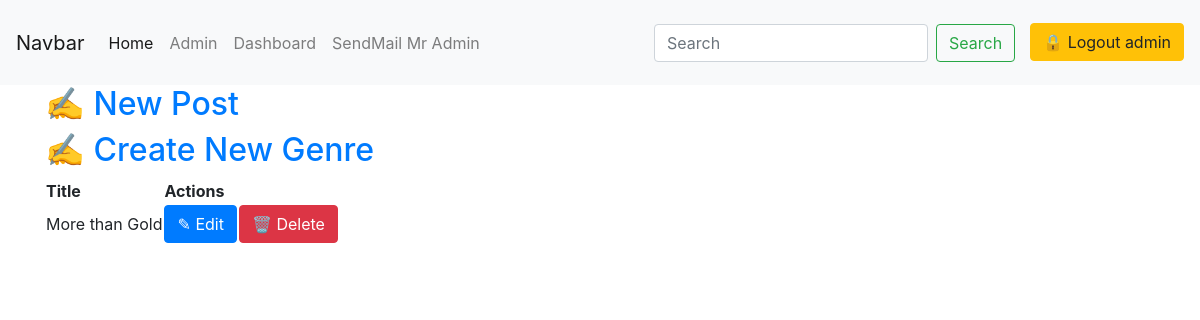
/books/dashboard/ (signed in), run on an earlier commit of the app's database.
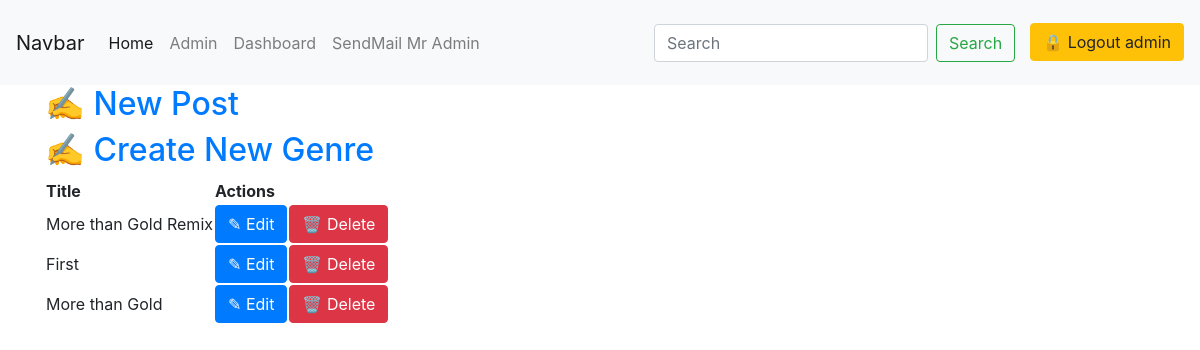
And on a later commit of the database.
### book_app/models.py (models this page shows, shortened)
class Book(models.Model):
    title = models.CharField(max_length=100)
    slug = models.SlugField()
    author = models.ForeignKey(User, on_delete=models.CASCADE)
    context = models.TextField()
    release_year = models.DateTimeField(auto_now_add=True)
    count = models.PositiveIntegerField(default=0)
    genre = models.ForeignKey(Genre, on_delete=models.CASCADE)
    image = models.ImageField(upload_to='profile_pics')
    class Meta:
        ordering = ['-release_year']

### book_app/views.py (the view)
# urls.py: path('dashboard/', views.Dashboard.as_view(), name='dashboard'),
class Dashboard(LoginRequiredMixin, View):
    def get(self, *args, **kwargs):
        view = HomeView.as_view(template_name='book_app/dashboard.html')
        return view(*args, **kwargs)

### book_app/views.py (called while the page is built)
    def get_context_data(self, **kwargs):
        context = super().get_context_data(**kwargs)
        context['books'] = Book.objects.filter(author=self.request.user)
        return context

### book_app/templates/book_app/dashboard.html
<!DOCTYPE html>
{% extends 'book_app/base.html' %}
{% block body_block %}
    <div class="blog-table">
        <h2><a href="{% url 'create_books' %}">&#9997 New Post</a></h2>
        <h2><a href="{% url 'create_genre' %}">&#9997 Create New Genre</a></h2>
        <table>
            <tr>
                <th>Title</th>
                <th colspan="2">Actions</th>
            </tr>
            {% for book in books %}
            <tr>
                    <td>{{book.title}}</td>
                    <td><a class='btn btn-primary' href="{% url 'update_books' book.pk %}">&#9998 Edit</a></td>
                    <td><a class="btn btn-danger" href="{% url 'delete_books' book.pk %}">&#128465 Delete</a></td>
            </tr>
            {% endfor %}
        </table>
    </div>
{% endblock %}

What changed in the data, as far as the page shows it:
added Book: title "More than Gold Remix"
added Book: title "First"
